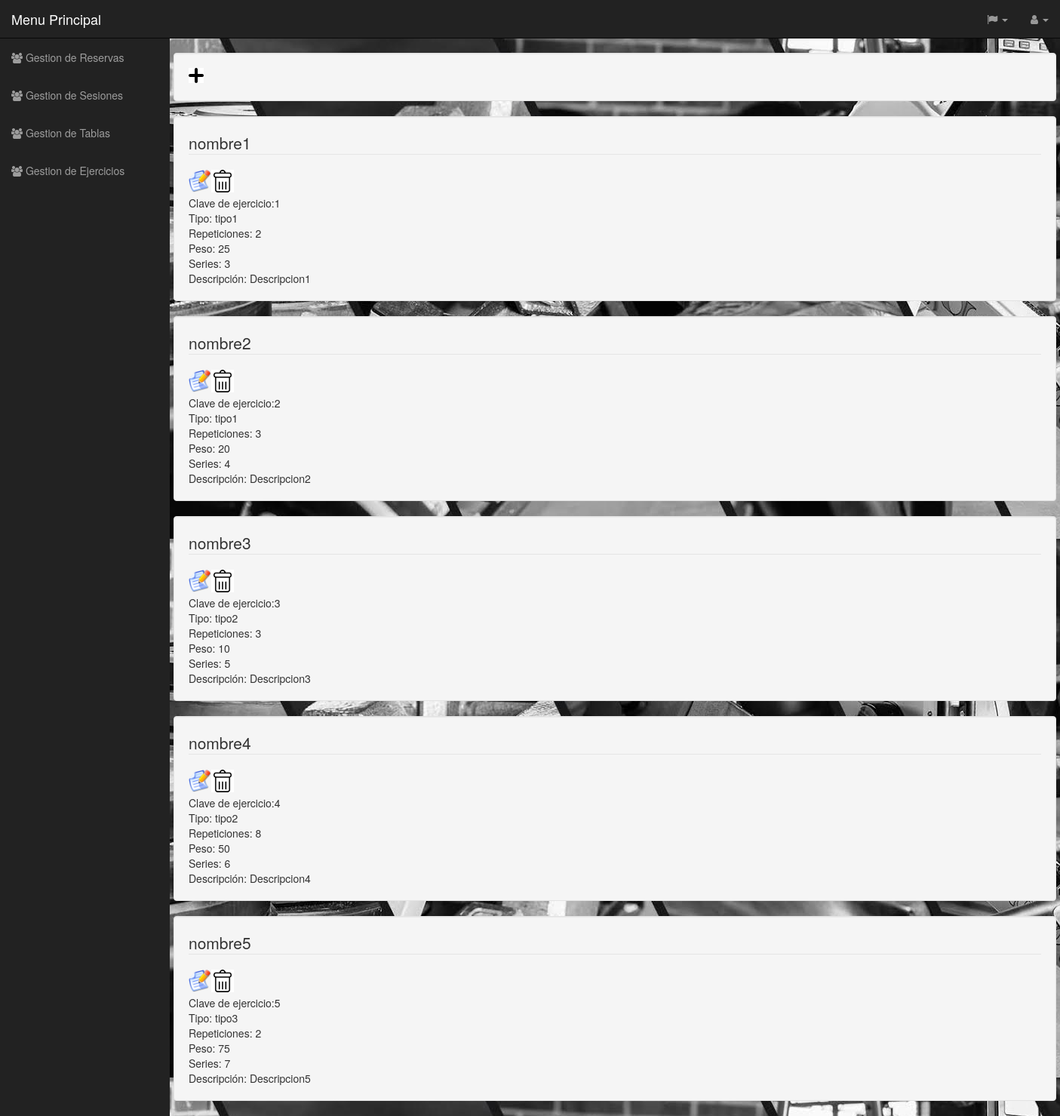
The app's page /Controlador/EJERCICIO_Controller.php with its own data.
### tables this page shows
CREATE TABLE Ejercicio (
  id_Ejercicio int(11) NOT NULL,
  Tipo varchar(45) NOT NULL,
  Nombre varchar(45) NOT NULL,
  Tiempo time DEFAULT NULL,
  Repeticiones int(11) DEFAULT NULL,
  Peso int(11) DEFAULT NULL,
  Series int(11) DEFAULT NULL,
  Descripcion varchar(100) DEFAULT NULL,
  PRIMARY KEY (id_Ejercicio)
);

### Funciones/cargadodedatos.php (called while the page is built, shortened)
<?php
             include('../plantilla/cabecera.php');
        include("../Funciones/comprobaridioma.php");
        $clases=new comprobacion();
        $idiom=$clases->comprobaridioma($idioma);
        $datos=new datos();
        $formulario=$datos->array_consultar();
        $clase=new cabecera();
        $clase->crear($idiom,$formulario);
        include('../plantilla/menulateral.php');
        $menus=new menulateral();
        $menus->crear($idiom);
?>

### Controlador/EJERCICIO_Controller.php (called while the page is built, shortened)
<?php
include '../Modelos/EJERCICIO_Modelo.php';
include '../Vistas/EJERCICIO_Show_Vista.php';
	Switch ($_REQUEST['accion']){
		default:
			if (!isset($_REQUEST['Nombre'])){
				$tabla = new EJERCICIO_Modelo('','','','','','','','','','');
			}
			else{
				$tabla = get_data_form();
			}
				$datos = $tabla->Consultar();
				new EJERCICIO_Show($datos, 'ControladorPrincipal.php?volver');
	}
?>

### Modelos/EJERCICIO_Modelo.php (called while the page is built, shortened)
<?php
class EJERCICIO_Modelo
{
	var $nombre;
function __construct($id_Ejercicio,$tipo,$nombre,$tiempo,$repeticiones,$peso,$series,$descripcion){
    $this->nombre = $nombre;
}
function ConectarBD(){
	include "../DataBase/datos_BD.php";
	$this->mysqli = new mysqli($host,$user,$pass,$name);
}
function Consultar()
{
    $sql = "SELECT * from Ejercicio where nombre LIKE '%".$this->nombre."%'";
    if (!($resultado = $this->mysqli->query($sql))){
	    return 'Error en la consulta sobre la base de datos';
	}
    else{
	       return $resultado;
	}
}
}
?>

### DataBase/datos_BD.php (called while the page is built)
<?php
    $host = "localhost";
    $user = "root";
    $pass = "";
    $name = "Gimnasio_BD";
 ?>

### Idiomas/idiomas.php (called while the page is built, shortened)
<?php
class idiomas{
	function español(){
return $arrays;
}
}
?>

### Funciones/comprobaridioma.php (called while the page is built)
<?php
class comprobacion{
function comprobaridioma($idioma){
if (isset($_SESSION['idioma'])){
    if($_SESSION['idioma']=="español"){
        $idiom=$idioma->español();
    }elseif($_SESSION['idioma']=="gallego"){
        $idiom=$idioma->gallego();
    }elseif($_SESSION['idioma']=="ingles"){
       $idiom=$idioma->ingles();
    }
}else{
    $idiom=$idioma->español();
}
return $idiom;
}
}

### Vistas/EJERCICIO_Show_Vista.php (the view, shortened to what this page needs)
<?php
class EJERCICIO_Show{
private $datos;
function __construct($array, $volver){
	$this->datos = $array;
    include("../Idiomas/idiomas.php");
    $idioma=new idiomas();
    include("../Funciones/cargadodedatos.php");
    $this->idiom=$idiom;
	$this->render();
}
function render(){
?><br>
    <div class="container well">
        <div class="row">
            <div class="col-xs-12">
                <form name="formularioalta"  class="form-horizontal" action="../Controlador/EJERCICIO_Controller.php" method="post" >
                    <fieldset>
                        <input type="image" id="alta" name="accion" alt="Submit" value="Insertar" onclick="doSubmit();" src="..\Archivos\añadir.png" width="20" height="20"></input>
                    </fieldset>
                </form>
            </div>
        </div>
    </div>
    <?php
    foreach ($this->datos as $dato){
        echo "<div class=\"container well\">";
        echo "<div class=\"row\">";
        echo "<div class=\"col-xs-12\">";
        echo "<form class=\"form-horizontal\" method=\"post\" action=\"../Controlador/EJERCICIO_Controller.php\">";
        echo "<fieldset><legend>".$dato["Nombre"]."</legend>";
        echo "<input type=image id=\"modificar\" name=\"accion\"  value=\"Modificar\" alt =\"Submit\" src=\"../Archivos/lapiz.png\" width=\"30\"  height=\"30\" ></input>";
        echo "<input type=image id=\"eliminar\" name=\"accion\" value=\"Borrar\" alt =\"Submit\" src=\"../Archivos/eliminar.png\" width=\"30\"  height=\"30\" >";
        echo"<br>";
        echo $this->idiom['id_Ejercicio'].":".$dato["id_Ejercicio"];
        echo "<br>";
        echo $this->idiom['Tipo'].":"." ".$dato["Tipo"];
        echo "<br>";
        echo $this->idiom['Repeticiones'].":"." ".$dato["Repeticiones"];
        echo "<br>";
        echo $this->idiom['Peso'].":"." ".$dato["Peso"];
        echo "<br>";
        echo $this->idiom['Series'].":"." ".$dato["Series"];
        echo "<br>";
        echo $this->idiom['Descripcion'].":"." ".$dato["Descripcion"];
        echo "<br>";
        echo"</fieldset>";
        echo"</form>";
        echo "</div>";
        echo "</div>";
        echo "</div>";
    }
    ?>
    </div></div></div>
    <?php
    include '../plantilla/pie.php';
}
}

### plantilla/cabecera.php (shortened to what this page needs)
<?php
class cabecera{
    function crear($idioma,$form){
?>
<!DOCTYPE html>
<html lang="en">
<head>
    <link href=".././css/bootstrap.min.css" rel="stylesheet">
    <link href=".././css/sb-admin.css" rel="stylesheet">
    <link href=".././css/plugins/morris.css" rel="stylesheet">
    <link href=".././font-awesome/css/font-awesome.min.css" rel="stylesheet" type="text/css">
    <link rel="stylesheet" href="../css/calendar.css">
    <link href="//maxcdn.bootstrapcdn.com/font-awesome/4.3.0/css/font-awesome.min.css" rel="stylesheet">
    <link rel="stylesheet" href="../datepicker/css/bootstrap-datetimepicker.min.css" />
</head>
<body background="../Archivos/unnamed.jpg">
    <div id="wrapper">
        <nav class="navbar navbar-inverse navbar-fixed-top" role="navigation">
            <div class="navbar-header">
                <a class="navbar-brand" href="../Controlador/ControladorPrincipal.php?principal"><?php echo $idioma['Menu']; ?></a>
            </div>
            <ul class="nav navbar-right top-nav">
                <li class="dropdown">
                    <a href="#" class="dropdown-toggle" data-toggle="dropdown"><i class="fa fa-flag"></i> <b class="caret"></b></a>
                </li>
                <li class="dropdown">
                    <a href="#" class="dropdown-toggle" data-toggle="dropdown"><i class="fa fa-user"></i> <?php  ?> <b class="caret"></b></a>
                </li>
            </ul>
           <?php }} ?>

### plantilla/menulateral.php (shortened to what this page needs)
<?php
class menulateral{
	function crear($idioma){
?>
            <div class="collapse navbar-collapse navbar-ex1-collapse">
                <ul class="nav navbar-nav side-nav">
                     <li>
                        <li>
                        <a href="../Controlador/ControladorReservas.php?reservas" data-toggle="collapse" data-target="#down2"><i class="fa fa-users"></i> <?php echo $idioma['GestionReservas'];?> </a>
                      </li>
                    </li>
                    <li>
                     <li>
                        <li>
                        <a href="../Controlador/ControladorSesiones.php?sesiones" data-toggle="collapse" data-target="#down2"><i class="fa fa-users"></i> <?php echo $idioma['GestionSesiones'];?> </a>
                      </li>
                    </li>
                     <li>
                        <li>
                        <a href="../Controlador/TABLA_Controller.php" data-toggle="collapse" data-target="#down2"><i class="fa fa-users"></i> <?php echo $idioma['GestionTablas'];?> </a>
                      </li>
                    </li>
                     <li>
                        <li>
                        <a href="../Controlador/EJERCICIO_Controller.php" data-toggle="collapse" data-target="#down2"><i class="fa fa-users"></i> <?php echo $idioma['GestionEjercicios'];?> </a>
                      </li>
                    </li>
            </div>
              </nav>
<?php
 }
}?>

### plantilla/pie.php (shortened to what this page needs)
</body>
</html>

### css/sb-admin.css (style rules this page uses)
body { margin-top: 100px; background-color: #222; }
@media (min-width:768px) { body { margin-top: 50px; } }
#wrapper { padding-left: 0; }
@media (min-width:768px) { #wrapper { padding-left: 225px; } }
.top-nav { padding: 0 15px; }
.top-nav>li { display: inline-block; float: left; }
.top-nav>li>a { padding-top: 15px; padding-bottom: 15px; line-height: 20px; color: #999; }
@media (min-width:768px) { .side-nav { position: fixed; top: 51px; left: 225px; width: 225px; margin-left: -225px; border: none; border-radius: 0; overflow-y: auto; background-color: #222; bottom: 0; overflow-x: hidden; padding-bottom: 40px; } }
@media (min-width:768px) { .side-nav>li>a { width: 225px; } }

### records on screen
ejercicio: Nombre "nombre1", idiom "Clave de ejercicio", id_Ejercicio "1", idiom "Tipo", Tipo "tipo1", idiom "Repeticiones", Repeticiones "2", idiom "Peso", Peso "25", idiom "Series", Series "3", idiom "Descripción", Descripcion "Descripcion1"
ejercicio: Nombre "nombre2", idiom "Clave de ejercicio", id_Ejercicio "2", idiom "Tipo", Tipo "tipo1", idiom "Repeticiones", Repeticiones "3", idiom "Peso", Peso "20", idiom "Series", Series "4", idiom "Descripción", Descripcion "Descripcion2"
ejercicio: Nombre "nombre3", idiom "Clave de ejercicio", id_Ejercicio "3", idiom "Tipo", Tipo "tipo2", idiom "Repeticiones", Repeticiones "3", idiom "Peso", Peso "10", idiom "Series", Series "5", idiom "Descripción", Descripcion "Descripcion3"
ejercicio: Nombre "nombre4", idiom "Clave de ejercicio", id_Ejercicio "4", idiom "Tipo", Tipo "tipo2", idiom "Repeticiones", Repeticiones "8", idiom "Peso", Peso "50", idiom "Series", Series "6", idiom "Descripción", Descripcion "Descripcion4"
ejercicio: Nombre "nombre5", idiom "Clave de ejercicio", id_Ejercicio "5", idiom "Tipo", Tipo "tipo3", idiom "Repeticiones", Repeticiones "2", idiom "Peso", Peso "75", idiom "Series", Series "7", idiom "Descripción", Descripcion "Descripcion5"

### other values on screen
$idioma['Menu'] "Menu Principal"
$idioma['GestionReservas'] "Gestion de Reservas"
$idioma['GestionSesiones'] "Gestion de Sesiones"
$idioma['GestionTablas'] "Gestion de Tablas"
$idioma['GestionEjercicios'] "Gestion de Ejercicios"
